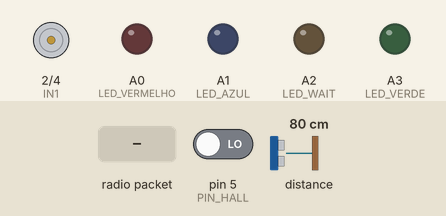
This sketch was run on a simulated Arduino Uno, built with avr-gcc and run on an emulated ATmega328P. Parts: motor-driver pin pairs drawn as motors (green arrow = first pin HIGH = forward, orange = second pin HIGH = backward, longer = more drive, scaled by the enable pin), output pins drawn as LEDs (lit = HIGH). Inputs (shaded band) come from the test bench; at power-on: distance to the obstacle 80 cm, pin 5 (PIN_HALL) LOW. No radio packets arrive unless stated; what the sketch prints to the serial monitor is not drawn.

Above: at 1.2 s.
1.3 s: distance to the obstacle set to 12 cm
2.8 s: distance to the obstacle set to 9 cm
At 3.1 s:
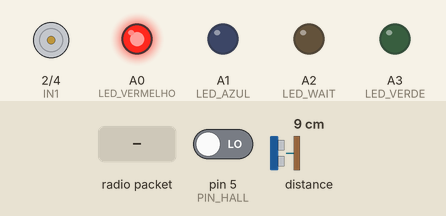
4.3 s: radio packet "0" arrives
At 5.5 s:
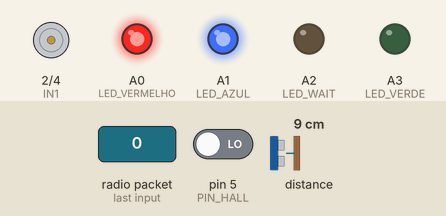
5.8 s: distance to the obstacle set to 13 cm
7.3 s: distance to the obstacle set to 17 cm
At 7.9 s:
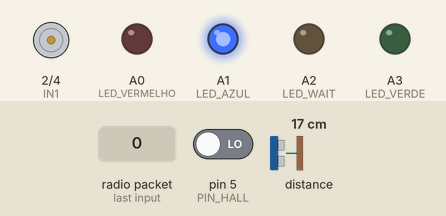
8.8 s: distance to the obstacle set to 2 cm
At 10.2 s:
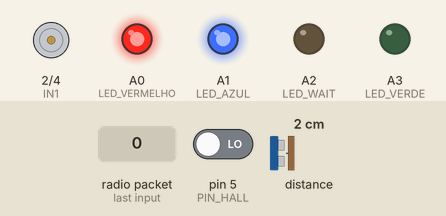
Timing chart, 0 to 11.3 s (numbered marks = the images above; inputs shaded):
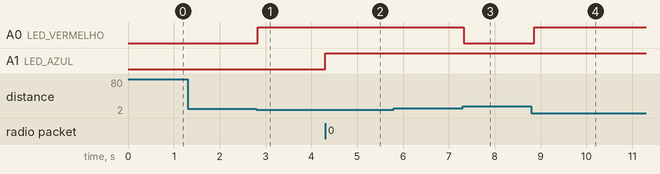

Measured:
- the behaviour switches between 11 and 10 cm on distance to the obstacle (found by bisection; images 0 and 1)
- the behaviour switches between 14 and 15 cm on distance to the obstacle (found by bisection; images 2 and 3)
- after the input at 1.3 s, every drawn part: stays the same
- after the input at 2.8 s, A0 (LED_VERMELHO): LOW → HIGH at once
- after the input at 4.3 s, A1 (LED_AZUL): LOW → HIGH at once
- after the input at 5.8 s, every drawn part: stays the same
- after the input at 7.3 s, A0 (LED_VERMELHO): HIGH → LOW at once
- after the input at 8.8 s, A0 (LED_VERMELHO): LOW → HIGH after 0.06 s

The sketch:

Carrinho.ino
```cpp
#include <SPI.h>
#include <nRF24L01.h>
#include <RF24.h>
#include <Wire.h>
#include <VL53L0X.h>
#include <avr/interrupt.h>

// =====================================================================
// IDENTIFICAÇÃO DO CARRO
// =====================================================================
const char ID_CARRO[] = "C1";

// =====================================================================
// RADIO
// =====================================================================
RF24 radio(9, 10);
const byte enderecoRX[6]    = "ABC123";
const byte enderecoPista[6] = "FGH789";

// =====================================================================
// LEDS
// =====================================================================
const int LED_VERMELHO = A0;
const int LED_AZUL     = A1;
const int LED_VERDE    = A3;
const int LED_WAIT     = A2;

// =====================================================================
// MOTOR
// =====================================================================
const int IN1 = 2;
const int IN2 = 4;
const int EN  = 3;

// =====================================================================
// SENSOR VL53L0X (anti-colisão)
// =====================================================================
VL53L0X sensor;
unsigned long ultimoUpdateDist = 0;
const unsigned long intervaloDist = 90; // ms

// =====================================================================
// ESTADOS DO SISTEMA
// =====================================================================
bool bloqueado    = false;
bool comandoAtivo = false;
int  ultimoPWM    = 0;

// =====================================================================
// BUFFER RF
// =====================================================================
char ValorPWM[15];
char strVel[12];
char strRot[12];

// =====================================================================
// SENSOR HALL / VELOCIDADE
// =====================================================================
const byte  PIN_HALL       = 5;
const byte  IMAS_POR_VOLTA = 1;

// CORREÇÃO: usar constante PI do Arduino em vez de valor literal
const float DIAMETRO_RODA  = 0.0245f;
const float CIRCUNFERENCIA = PI * DIAMETRO_RODA;

// Contadores / estado do Hall
volatile unsigned long pulsosTotais      = 0;
volatile unsigned long ultimoDtValido_us = 0;
volatile byte          estadoAnterior    = LOW;

// Medição por Δt (micros) + filtro EMA
volatile unsigned long tPulsoAtual_us    = 0;
volatile unsigned long tPulsoAnterior_us = 0;
volatile bool          novoPulso           = false;
volatile bool          armadoParaNovoPulso = true;

// Debounce / blanking por tempo
const unsigned long TEMPO_MIN_US = 10000; // 10 ms mínimo entre pulsos válidos
const float         FATOR_MIN_DT = 0.75f; // 75% do último Δt válido

// Filtro EMA (1ª ordem)
float velocidade_filt = 0.0f;
const float ALPHA     = 0.15f;

// Variáveis calculadas (persistem entre iterações do loop)
float velocidade     = 0.0f;
float rotacoesTotais = 0.0f;

// =====================================================================
// ISR – SENSOR HALL (PCINT2 – D5)
// =====================================================================
ISR(PCINT2_vect) {
  byte estadoAtual   = (PIND & (1 << PD5)) ? HIGH : LOW;
  unsigned long agora_us = micros();

  // Conta apenas borda de subida quando armado
  if (armadoParaNovoPulso && estadoAnterior == LOW && estadoAtual == HIGH) {
    bool aceita = false;

    if (tPulsoAtual_us == 0) {
      aceita = true; // primeiro pulso — sem referência anterior
    } else {
      unsigned long dtDesdeUltimo = agora_us - tPulsoAtual_us;
      unsigned long limiteMinimo  = TEMPO_MIN_US;

      if (ultimoDtValido_us > 0) {
        unsigned long limiteRelativo = (unsigned long)(FATOR_MIN_DT * ultimoDtValido_us);
        if (limiteRelativo > limiteMinimo) limiteMinimo = limiteRelativo;
      }

      aceita = (dtDesdeUltimo >= limiteMinimo);
    }

    if (aceita) {
      pulsosTotais++;
      tPulsoAnterior_us = tPulsoAtual_us;
      tPulsoAtual_us    = agora_us;

      if (tPulsoAnterior_us > 0)
        ultimoDtValido_us = tPulsoAtual_us - tPulsoAnterior_us;

      novoPulso           = true;
      armadoParaNovoPulso = false; // trava até a borda de descida
    }
  }

  // Rearma na borda de descida
  if (estadoAnterior == HIGH && estadoAtual == LOW)
    armadoParaNovoPulso = true;

  estadoAnterior = estadoAtual;
}

// =====================================================================
// FUNÇÕES AUXILIARES
// =====================================================================
int medirDistancia() {
  return sensor.readRangeContinuousMillimeters() / 10;
}

void aplicarPWMnoMotor(int pwm) {
  analogWrite(EN, pwm);
  digitalWrite(IN1, HIGH);
  digitalWrite(IN2, LOW);
}

void atualizarLEDs() {
  digitalWrite(LED_AZUL, comandoAtivo ? HIGH : LOW);

  if (bloqueado) {
    digitalWrite(LED_VERMELHO, HIGH);
    digitalWrite(LED_VERDE,    LOW);
  } else {
    digitalWrite(LED_VERMELHO, LOW);
    digitalWrite(LED_VERDE, (ultimoPWM > 0) ? HIGH : LOW);
  }
}

// =====================================================================
// RECEPÇÃO RF
// =====================================================================
void checkRF() {
  if (!radio.available()) return;

  digitalWrite(LED_WAIT, HIGH);

  while (radio.available()) {
    // CORREÇÃO: remover '&' — ValorPWM já é ponteiro para char[15]
    radio.read(ValorPWM, sizeof(ValorPWM));
    comandoAtivo = true;

    int pwmRecebido = atoi(&ValorPWM[1]);
    pwmRecebido = constrain(pwmRecebido, 0, 255);
    ultimoPWM   = pwmRecebido;

    if (!bloqueado) aplicarPWMnoMotor(ultimoPWM);
    else            aplicarPWMnoMotor(0);
  }

  atualizarLEDs();
  // CORREÇÃO: apagar LED_WAIT após processar — antes ficava aceso indefinidamente
  digitalWrite(LED_WAIT, LOW);
}

// =====================================================================
// ENVIO DE TELEMETRIA
// =====================================================================
void enviarTelemetria() {
  char msg[32];

  dtostrf(velocidade,     0, 4, strVel);
  dtostrf(rotacoesTotais, 0, 2, strRot);
  snprintf(msg, sizeof(msg), "%s;%s;%s", ID_CARRO, strVel, strRot);

  radio.stopListening();
  radio.openWritingPipe(enderecoPista);
  radio.write(msg, strlen(msg) + 1);
  radio.startListening();
}

// =====================================================================
// SETUP
// =====================================================================
void setup() {
  Serial.begin(9600);

  pinMode(LED_VERDE,    OUTPUT);
  pinMode(LED_AZUL,     OUTPUT);
  pinMode(LED_VERMELHO, OUTPUT);
  pinMode(LED_WAIT,     OUTPUT);
  digitalWrite(LED_WAIT, LOW); // garantir estado inicial apagado

  pinMode(IN1, OUTPUT);
  pinMode(IN2, OUTPUT);
  pinMode(EN,  OUTPUT);

  pinMode(PIN_HALL, INPUT);

  // Habilita interrupção por mudança de pino em D5 (PCINT21)
  PCICR  |= (1 << PCIE2);
  PCMSK2 |= (1 << PCINT21);

  radio.begin();
  radio.setPALevel(RF24_PA_LOW);
  radio.setDataRate(RF24_250KBPS);
  radio.setChannel(108);
  radio.openReadingPipe(1, enderecoRX);
  radio.startListening();

  Wire.begin();
  sensor.init();
  sensor.setTimeout(500);
  sensor.startContinuous();

  Serial.println("Carro inicializado.");
}

// =====================================================================
// LOOP PRINCIPAL
// =====================================================================
void loop() {
  checkRF();

  // ===== SENSOR DE DISTÂNCIA (anti-colisão) =====
  if (millis() - ultimoUpdateDist >= intervaloDist) {
    ultimoUpdateDist = millis();
    int dist = medirDistancia();
    bool estavaBloqueado = bloqueado;

    if (dist <= 10) {
      bloqueado = true;
      aplicarPWMnoMotor(0);
    } else if (dist >= 15) {
      bloqueado = false;
      if (comandoAtivo && estavaBloqueado)
        aplicarPWMnoMotor(ultimoPWM);
    }

    atualizarLEDs();
  }

  // ===== LEITURA ATÔMICA DO HALL =====
  unsigned long pulsos, tAtual, tAnterior;
  bool pulsoNovo;

  noInterrupts();
  pulsos    = pulsosTotais;
  tAtual    = tPulsoAtual_us;
  tAnterior = tPulsoAnterior_us;
  pulsoNovo = novoPulso;
  novoPulso = false;
  interrupts();

  rotacoesTotais = (float)pulsos / IMAS_POR_VOLTA;

  // ===== CÁLCULO DE VELOCIDADE E ENVIO DE TELEMETRIA =====
  if (pulsoNovo && tAnterior > 0 && tAtual > tAnterior) {
    float dt = (tAtual - tAnterior) * 1e-6f;

    if (dt > 0.000001f) {
      float rps          = (1.0f / dt) / IMAS_POR_VOLTA;
      float velocidade_inst = rps * CIRCUNFERENCIA;

      // Filtro EMA suaviza ruídos do sensor
      velocidade_filt += ALPHA * (velocidade_inst - velocidade_filt);
      velocidade = velocidade_filt;

      enviarTelemetria();
    }
  }
}
```
